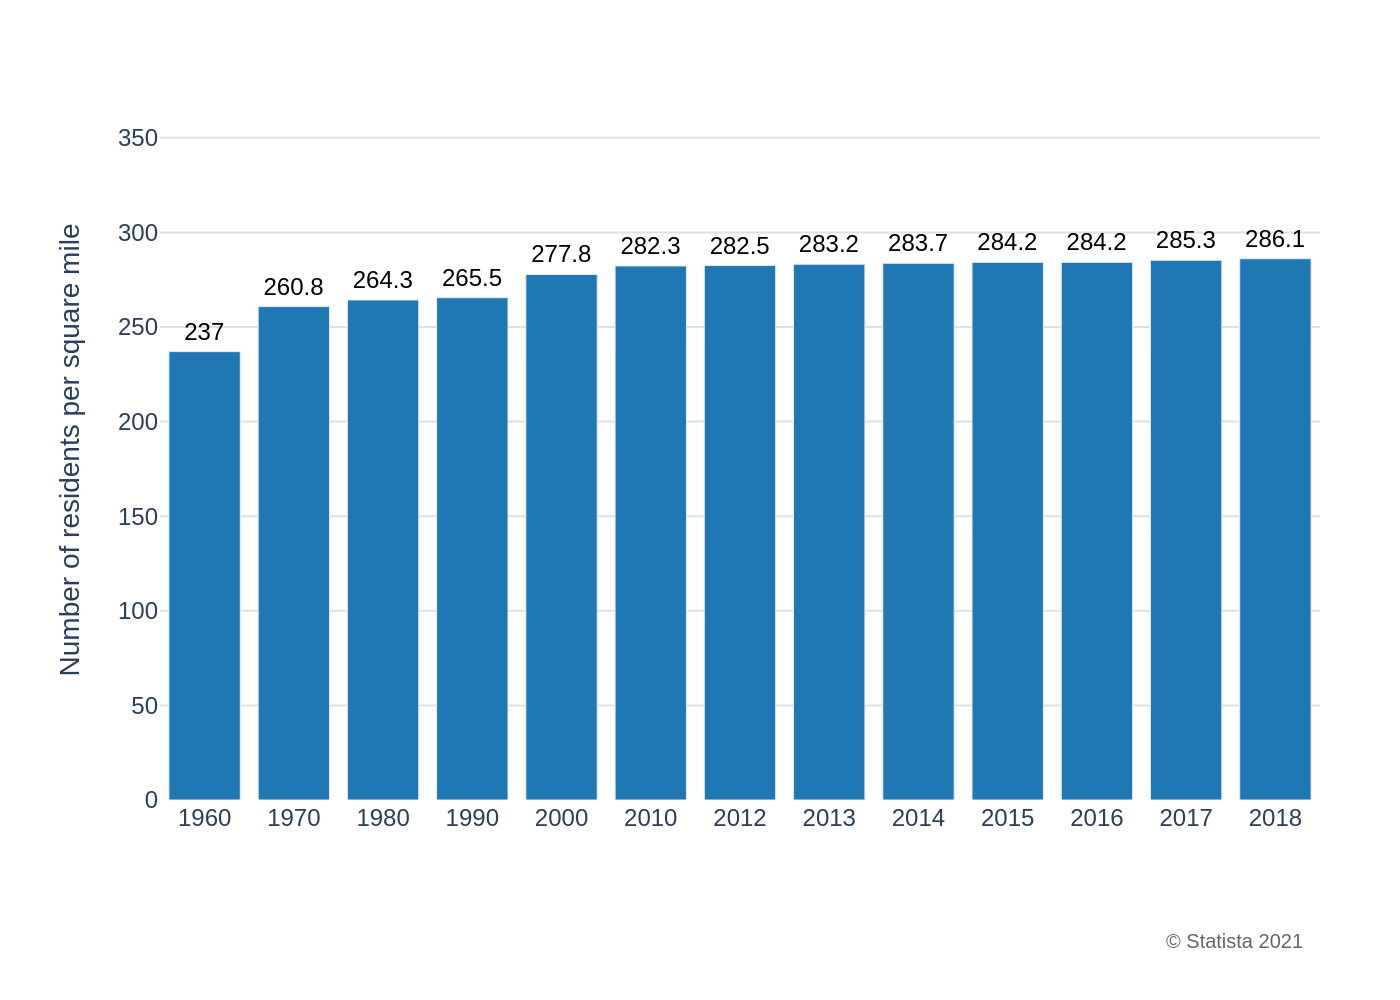

Here is the Python script that generated this plot:
import sys
import json
import os
import plotly.graph_objects as go

if len(sys.argv) != 2:
    print("Usage: python <script_name>.py <json_file_path>")
    sys.exit(1)

json_file_path = sys.argv[1]

try:
    with open(json_file_path, 'r', encoding='utf-8') as f:
        config = json.load(f)
except FileNotFoundError:
    print(f"Error: JSON file not found at {json_file_path}")
    sys.exit(1)
except json.JSONDecodeError:
    print(f"Error: Could not decode JSON from {json_file_path}")
    sys.exit(1)

chart_data = config.get('chart_data', [])
texts = config.get('texts', {})
colors = config.get('colors', [])

fig = go.Figure()

for i, series in enumerate(chart_data):
    fig.add_trace(go.Bar(
        x=series.get('x'),
        y=series.get('y'),
        name=series.get('name', ''),
        marker_color=colors[i % len(colors)] if colors else None,
        text=series.get('y'),
        textposition='outside',
        cliponaxis=False,
        textfont=dict(
            family="Arial",
            size=12,
            color='black'
        )
    ))

title_text = texts.get('title', '') or ''
if texts.get('subtitle'):
    title_text = f"<b>{title_text}</b><br>{texts.get('subtitle')}" if title_text else f"<b>{texts.get('subtitle')}</b>"

fig.update_layout(
    title_text=title_text if title_text else None,
    title_x=0.05,
    xaxis=dict(
        title_text=texts.get('x_axis_title'),
        type='category',
        showgrid=False,
        tickfont=dict(family="Arial")
    ),
    yaxis=dict(
        title_text=texts.get('y_axis_title'),
        range=[0, 370],
        showgrid=True,
        gridcolor='#e0e0e0',
        tickfont=dict(family="Arial")
    ),
    plot_bgcolor='white',
    paper_bgcolor='white',
    font=dict(family="Arial", size=12),
    showlegend=False,
    margin=dict(l=80, r=40, t=50, b=100)
)

source_text = texts.get('source')
if source_text:
    fig.add_annotation(
        text=source_text,
        xref="paper", yref="paper",
        x=0.99, y=-0.18,
        showarrow=False,
        xanchor='right',
        yanchor='top',
        align='right',
        font=dict(family="Arial", size=10, color='#666666')
    )

base_filename = os.path.splitext(os.path.basename(json_file_path))[0]
output_filename = f"{base_filename}.png"

fig.write_image(output_filename, scale=2)
print(f"Chart saved to {output_filename}")
